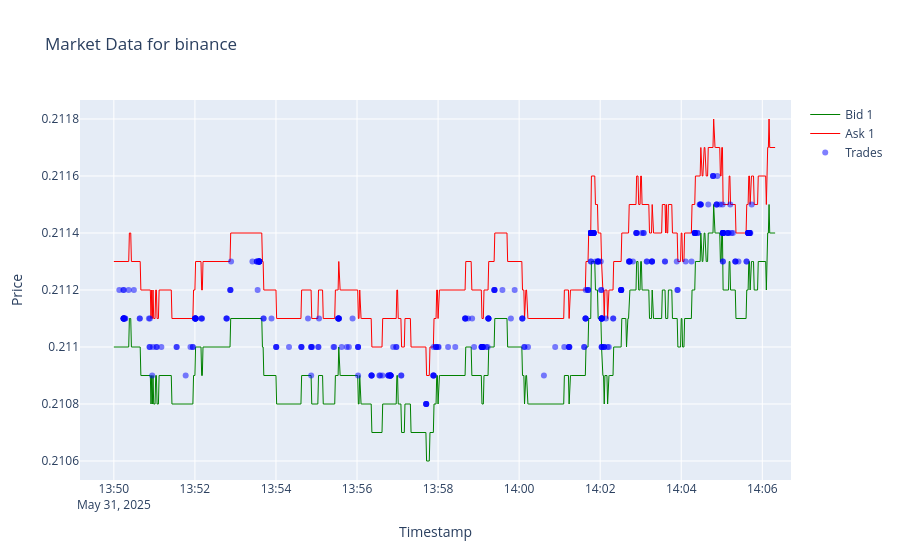

Notebook cell for this chart:
### Code cell
import plotly.graph_objects as go
from plotly.subplots import make_subplots

# TODO:
# TODO: Rearrange the 


def plot_market_data(ob_df: pd.DataFrame, trades_df: pd.DataFrame, exchange: str, levels_to_plot: int = 10):
    """
    Create a plotly figure with order book and trades data.
    """
    fig = go.Figure()
    for level in range(1, levels_to_plot + 1):
        bids_price = ob_df["bids"].apply(lambda x: x[level][0])
        bids_amount = ob_df["bids"].apply(lambda x: x[level][1])
        asks_price = ob_df["asks"].apply(lambda x: x[level][0])
        asks_amount = ob_df["asks"].apply(lambda x: x[level][1])
        
        # Plot the bid line and add with color intensity based on amount

        fig.add_trace(
            go.Scatter(
                x=ob_df.index,
                y=bids_price,
                mode='lines',
                name=f'Bid {level}',
                line=dict(width=1, color='green'),
                marker=dict(
                    size=6,
                    color=bids_amount,
                    colorscale='Greens',  # Changed to Greens for consistency
                    showscale=True,
                    colorbar=dict(title='Bid Amount')
                )
            )
        )
        fig.add_trace(
            go.Scatter(
                x=ob_df.index,
                y=asks_price,
                mode='lines',
                name=f'Ask {level}',
                line=dict(width=1, color='red'),
                marker=dict(
                    size=6,
                    color=asks_amount,
                    colorscale='Reds',  # Kept as Reds for consistency
                    showscale=True,
                    colorbar=dict(title='Ask Amount')
                )
            )
        )

    
    # Trades trace remains unchanged
    fig.add_trace(
        go.Scatter(
            x=trades_df.index,
            y=trades_df['price'],
            mode='markers',
            name='Trades',
            marker=dict(
                # size=trades_df['amount_quote'] * 2,
                symbol='circle',
                color='blue',
                opacity=0.5
            )
        )
    )
    
    # Update layout
    fig.update_layout(
        title=f'Market Data for {exchange}',
        xaxis_title='Timestamp',
        yaxis_title='Price',
        showlegend=True
    )
    
    return fig
# Create plots for each exchange
for exchange in exchanges:
    fig = plot_market_data(
        ob_df=ob_data[exchange],
        trades_df=trades_data[exchange],
        exchange=exchange,
        levels_to_plot=1
    )
    fig.show()

### Figure 1 — Plotly figure (JSON) as saved in the notebook; plotly's stock layout.template omitted (floating-point values rounded to 4 significant figures; data arrays with more than 128 entries replaced by an {"elided": "..."} marker saying what was removed)
{"data": [{"line": {"color": "green", "width": 1}, "marker": {"color": {"elided": "980 float values"}, "colorbar": {"title": {"text": "Bid Amount"}}, "colorscale": [[0, "rgb(247,252,245)"], [0.125, "rgb(229,245,224)"], [0.25, "rgb(199,233,192)"], [0.375, "rgb(161,217,155)"], [0.5, "rgb(116,196,118)"], [0.625, "rgb(65,171,93)"], [0.75, "rgb(35,139,69)"], [0.875, "rgb(0,109,44)"], [1, "rgb(0,68,27)"]], "showscale": true, "size": 6}, "mode": "lines", "name": "Bid 1", "type": "scatter", "x": {"elided": "980 str values"}, "y": {"elided": "980 float values"}}, {"line": {"color": "red", "width": 1}, "marker": {"color": {"elided": "980 float values"}, "colorbar": {"title": {"text": "Ask Amount"}}, "colorscale": [[0, "rgb(255,245,240)"], [0.125, "rgb(254,224,210)"], [0.25, "rgb(252,187,161)"], [0.375, "rgb(252,146,114)"], [0.5, "rgb(251,106,74)"], [0.625, "rgb(239,59,44)"], [0.75, "rgb(203,24,29)"], [0.875, "rgb(165,15,21)"], [1, "rgb(103,0,13)"]], "showscale": true, "size": 6}, "mode": "lines", "name": "Ask 1", "type": "scatter", "x": {"elided": "980 str values"}, "y": {"elided": "980 float values"}}, {"marker": {"color": "blue", "opacity": 0.5, "symbol": "circle"}, "mode": "markers", "name": "Trades", "type": "scatter", "x": {"elided": "368 str values"}, "y": {"elided": "368 float values"}}], "layout": {"showlegend": true, "title": {"text": "Market Data for binance"}, "xaxis": {"title": {"text": "Timestamp"}}, "yaxis": {"title": {"text": "Price"}}}}
